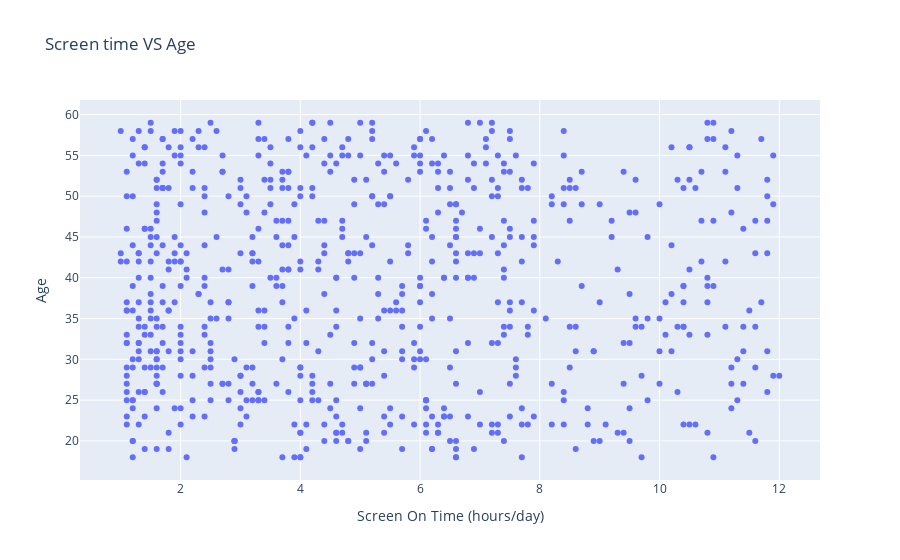

The code cell stored with this chart in its notebook:
### Code cell
fig = px.scatter(d1, x='Screen On Time (hours/day)', y='Age', title="Screen time VS Age")

fig.show()

### Figure 1 — Plotly figure (JSON) as saved in the notebook; plotly's stock layout.template omitted (floating-point values rounded to 4 significant figures; data arrays with more than 128 entries replaced by an {"elided": "..."} marker saying what was removed)
{"data": [{"hovertemplate": "Screen On Time (hours/day)=%{x}<br>Age=%{y}<extra></extra>", "legendgroup": "", "marker": {"color": "#636efa", "symbol": "circle"}, "mode": "markers", "name": "", "orientation": "v", "showlegend": false, "type": "scatter", "x": {"elided": "700 float values"}, "xaxis": "x", "y": {"elided": "700 int values"}, "yaxis": "y"}], "layout": {"autosize": true, "legend": {"tracegroupgap": 0}, "title": {"text": "Screen time VS Age"}, "xaxis": {"anchor": "y", "autorange": true, "domain": [0, 1], "range": [0.3343, 12.67], "title": {"text": "Screen On Time (hours/day)"}, "type": "linear"}, "yaxis": {"anchor": "x", "autorange": true, "domain": [0, 1], "range": [14.62, 62.38], "title": {"text": "Age"}, "type": "linear"}}}
